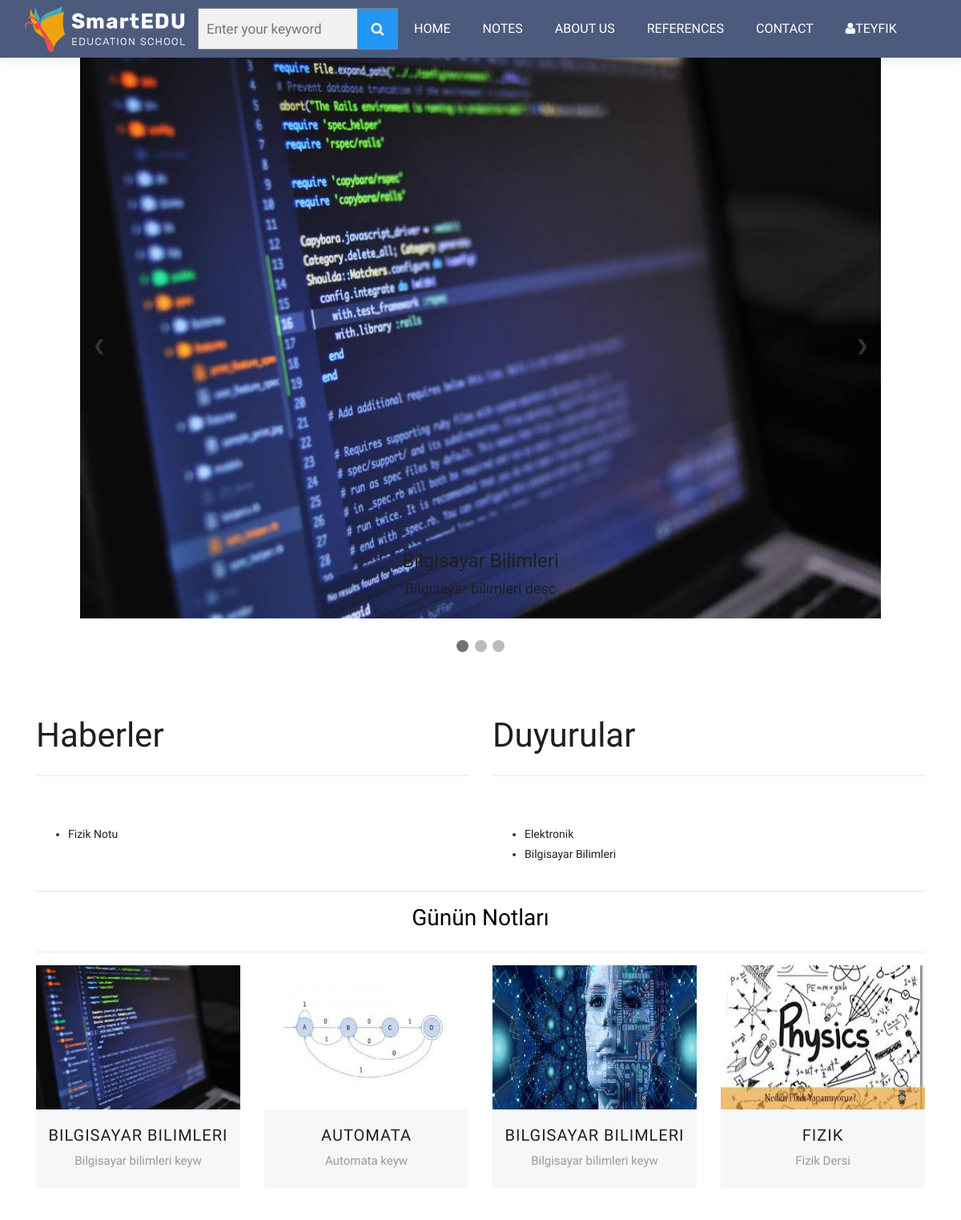
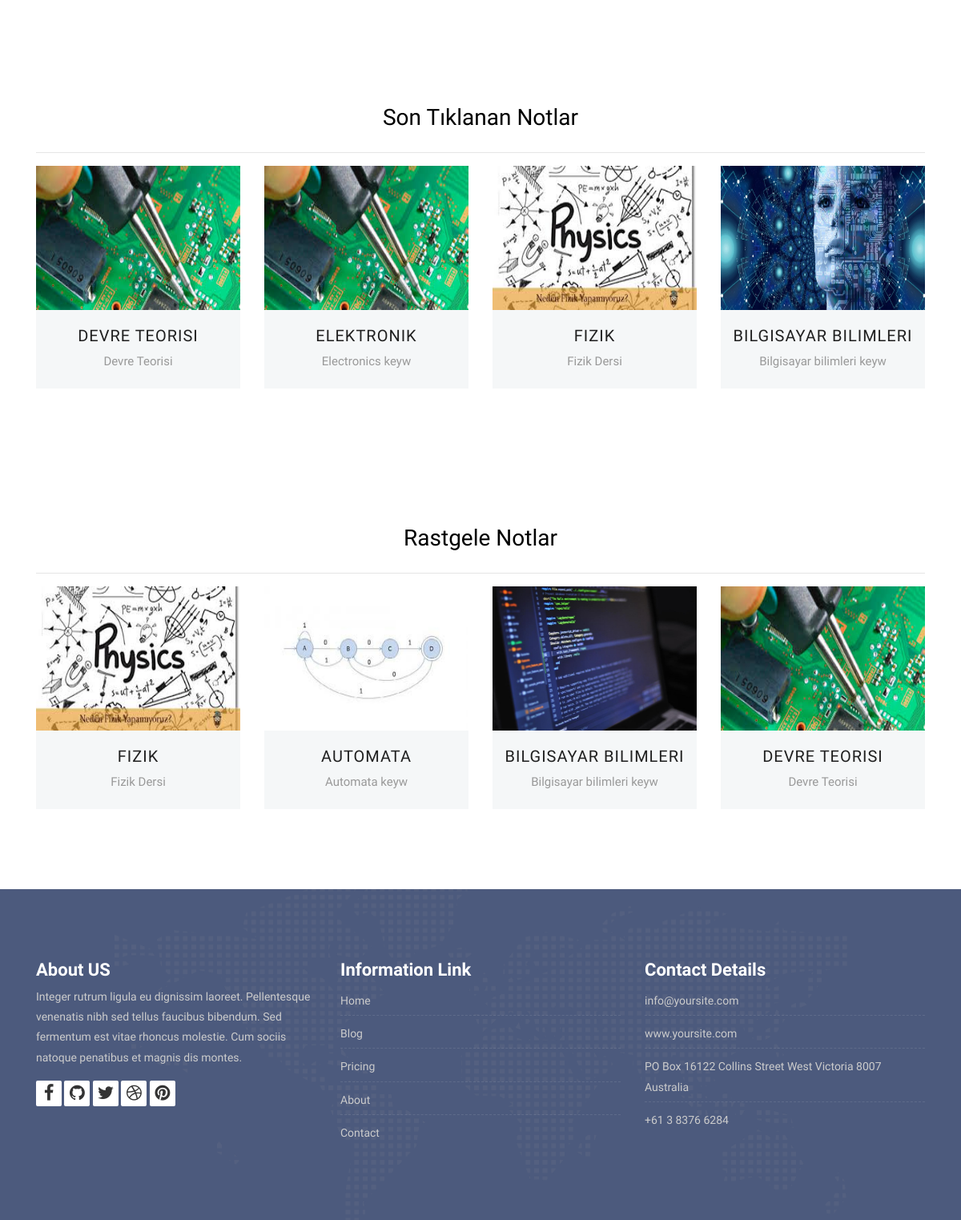
The app's page / (signed in) with its own data (2 pictures, top to bottom).
### Note/models.py (models this page shows, shortened)
class Note(models.Model):
    STATUS = (
        ('True', 'Evet'),
        ('False', 'Hayır'),
    )
    category=models.ForeignKey(Category,on_delete=models.CASCADE)#category tablosu ile ilişki
    title = models.CharField(blank=True,max_length=100)
    keywords = models.CharField(blank=True,max_length=255)
    description = models.CharField(blank=True,max_length=255)
    image = models.ImageField(blank=True,upload_to='images/')
    status = models.CharField(max_length=10, choices=STATUS)
    slug = models.SlugField(null=False,unique=True)
    detail=RichTextUploadingField()
    created_at=models.DateTimeField(auto_now_add=True)
    updated_at=models.DateTimeField(auto_now=True)

### content/models.py (models this page shows, shortened)
class Content(models.Model):
    TYPE=(
        ('menu','menu'),
        ('haber','haber'),
        ('duyuru','duyuru'),
        ('etkinlik','etkinlik')
    )
    STATUS = (
        ('True', 'Evet'),
        ('False', 'Hayır'),
    )
    menu=models.OneToOneField(Menu,null=True,blank=True,on_delete=models.CASCADE)
    type=models.CharField(max_length=10,choices=TYPE)
    title=models.CharField(max_length=150)
    keywords=models.CharField(blank=True,max_length=255)
    description=models.CharField(blank=True,max_length=255)
    image=models.ImageField(upload_to='images/')
    detail=RichTextUploadingField()
    slug=models.SlugField(null=False,unique=True)
    status=models.CharField(max_length=10,choices=STATUS)
    create_at=models.DateTimeField(auto_now_add=True)
    update_at=models.DateTimeField(auto_now=True)
    def image_tag(self):
        return mark_safe('<img src="{}" height="50"/>'.format(self.image.url))
    image_tag.short_description='Image'

### home/views.py (the view)
# urls.py: path('',views.index,name='index'),
def index(request):
    setting= Setting.objects.get(pk=1)
    sliderdata=Note.objects.all()[:3]
    category=Category.objects.all()
    menu=Menu.objects.all()
    daynotes=Note.objects.all()[:4]
    lastnotes = Note.objects.all().order_by('-id')[:4]
    randomnotes = Note.objects.all().order_by('?')[:4]
    news=Content.objects.filter(type='haber').order_by('-id')[:4]
    announcements=Content.objects.filter(type='duyuru').order_by('-id')[:4]
    context={'setting':setting,
             'category':category,
             'news':news,
             'announcements':announcements,
             'menu':menu,
             'page':'home',
             'sliderdata':sliderdata,
             'daynotes':daynotes,
             'lastnotes':lastnotes,
             'randomnotes':randomnotes,
             }
    return render(request,'index.html' ,context)

### home/templates/index.html (shortened to what this page needs)
{% extends "homebase.html" %}
{% block slider %}{% include "slider.html" %}{% endblock %}
{% block content %}{% include "content.html" %}{% endblock %}

### home/templates/header.html (shortened to what this page needs)
{% load static %}
<div>
    <header class="top-navbar">
        <nav class="navbar navbar-expand-lg navbar-light bg-light">
            <div class="container-fluid">
                <a class="navbar-brand" aria-expanded="true" href="/">
                    <img src="{% static 'images/logo.png'%}" alt="" />
                </a>
                <div>
                    <form class="example" action="/search/" method="post" style="margin: auto;max-width:250px">
                        <input id="query" name="query" class="input search" type="text" placeholder="Enter your keyword">
                        <button type="submit"><i class="fa fa-search"></i></button>
                    </form>
                </div>
                <div class="collapse navbar-collapse" id="navbars-host">
                    <ul class="navbar-nav ml-auto">
                        <li class="nav-item"><a class="nav-link" href="/home">Home</a></li>
                        <li class="nav-item dropdown">
                            <a class="nav-link dropdown-toggle" href="#">Notes </a>
                                {% load mptt_tags %}
                        </li >
                        <li class="nav-item"><a class="nav-link" href="/about">About Us</a></li>
                        <li class="nav-item"><a class="nav-link" href="/references">References</a></li>
                        <li class="nav-item"><a class="nav-link" href="/contact">Contact</a></li>
                    </ul>
                    <ul class="nav navbar-nav navbar-collapse">
                        {% if user.id is not None %}
                            <li class="nav-item dropdown">
                               <a class="nav-link dropdown-toggle"> <i class="fa fa-user"></i>{{ user.first_name }} </a>
                            </li>
                        {% else %}
                            <li class="nav-item"> <a class="nav-link" href="/login/">Login </a></li>
                            <li class="nav-item"> <a class="nav-link" href="/signup/">Sign up</a></li>
                        {% endif %}
                    </ul>
                </div>
            </div>
        </nav>
    </header>
</div>

### home/templates/slider.html
{% load static %}
<div class="slideshow-container">
    {% for rs in sliderdata %}
        <div class="mySlides">
            <div class="numbertext"></div>
            <a href="/note/{{ rs.id }}/{{ rs.slug }}"><img src="{{ rs.image.url }}" alt="" style="width:100%" height="700 px"></a>
            <div class="text">
                <h1>{{ rs.title }}</h1>
                <h3 class="flex-md-wrap">{{ rs.description }}</h3>
            </div>
        </div>
    {% endfor %}
    <a class="prev" onclick="plusSlides(-1)">&#10094;</a>
    <a class="next" onclick="plusSlides(1)">&#10095;</a>
</div>
<br>
<div style="text-align:center">
    <span class="dot" onclick="currentSlide(1)"></span>
    <span class="dot" onclick="currentSlide(2)"></span>
    <span class="dot" onclick="currentSlide(3)"></span>
</div>

### home/templates/content.html
{% load static %}
<div id="notes" class="section wb">
    <div class="container">
        <div class="row">
            <div class="col-md-6">
                <div class="section-title">
                    <h3 class="title">Haberler</h3>
                    <hr>
                </div>
                <ul class="list">
                    {% for rs in news %}
                        <li><a href="/content/{{ rs.id }}/{{ rs.slug }}">{{ rs.title }}</a></li>
                    {% endfor %}
                </ul>
            </div>
            <div class="col-md-6">
                <div class="section-title">
                    <h3 class="title">Duyurular</h3>
                    <hr>
                </div>
                <ul class="list">
                    {% for rs in announcements %}
                        <li><a href="/content/{{ rs.id }}/{{ rs.slug }}">{{ rs.title }}</a></li>
                    {% endfor %}
                </ul>
            </div>
        </div>
        <hr>
    </div>
    <div class="container">
        <h2>Günün Notları</h2>
        <hr>
        <div class="row">
            {% for rs in daynotes %}
                <div class="col-lg-3 col-md-6 col-12">
                    <div class="our-team">
                        <div class="team-img">
                            <img src="{{ rs.image.url }}" alt="" style="height: 180px">
                        </div>
                        <div class="team-content">
                            <a href="/note/{{ rs.id }}/{{ rs.slug }}"><h3 class="title">{{ rs.title }}</h3></a>
                            <span class="post">{{ rs.keywords }}</span>
                        </div>
                    </div>
                </div>
            {% endfor %}
        </div>
    </div>
</div>
<div id="notes" class="section wb">
    <div class="container">
        <h2>Son Tıklanan Notlar</h2>
        <hr>
        <div class="row">
            {% for rs in lastnotes %}
                <div class="col-lg-3 col-md-6 col-12">
                    <div class="our-team">
                        <div class="team-img">
                            <img src="{{ rs.image.url }}" alt="" style="height: 180px">
                        </div>
                        <div class="team-content">
                            <a href="/note/{{ rs.id }}/{{ rs.slug }}"><h3 class="title">{{ rs.title }}</h3></a>
                            <span class="post">{{ rs.keywords }}</span>
                        </div>
                    </div>
                </div>
            {% endfor %}
        </div>
    </div>
</div>
<div id="notes" class="section wb">
    <div class="container">
        <h2>Rastgele Notlar</h2>
        <hr>
        <div class="row">
            {% for rs in randomnotes %}
                <div class="col-lg-3 col-md-6 col-12">
                    <div class="our-team">
                        <div class="team-img">
                            <img src="{{ rs.image.url }}" alt="" style="height: 180px">
                        </div>
                        <div class="team-content">
                            <a href="/note/{{ rs.id }}/{{ rs.slug }}"><h3 class="title">{{ rs.title }}</h3></a>
                            <span class="post">{{ rs.keywords }}</span>
                        </div>
                    </div>
                </div>
            {% endfor %}
        </div>
    </div>
</div>

### home/static/style.css (style rules this page uses)
body { color: #333333; font-size: 14px; font-family: 'Rubik', sans-serif; line-height: 1.80857; }
html, body { height: 100%; }
a { color: #1f1f1f; text-decoration: none !important; outline: none !important; -webkit-transition: all .3s ease-in-out; -moz-transition: all .3s ease-in-out; -ms-transition: all .3s ease-in-out; -o-transition: all .3s ease-in-out; transition: all .3s ease-in-out; }
h1, h2, h3, h4, h5, h6 { letter-spacing: 0; font-weight: normal; position: relative; padding: 0 0 10px 0; font-weight: normal; line-height: 120% !important; color: #1f1f1f; margin: 0 }
h1 { font-size: 24px }
h2 { font-size: 22px }
h3 { font-size: 18px }
a { color: #1f1f1f; text-decoration: none; outline: none; }
a, .btn { text-decoration: none !important; outline: none !important; -webkit-transition: all .3s ease-in-out; -moz-transition: all .3s ease-in-out; -ms-transition: all .3s ease-in-out; -o-transition: all .3s ease-in-out; transition: all .3s ease-in-out; }
.top-navbar .bg-light { background: #4c5a7d !important; }
.top-navbar .navbar-light .navbar-nav .nav-link { color: #ffffff; font-size: 16px; font-weight: 500; }
.top-navbar .navbar-light .navbar-nav .nav-item { position: relative; display: inline-block; padding: 15px 0px; margin: 0px 20px; }
.top-navbar .navbar-light .navbar-nav .nav-item .nav-link { padding: 6px 0px; position: relative; display: block; line-height: 30px; letter-spacing: 0px; text-transform: uppercase; }
.top-navbar .navbar-light .navbar-nav .nav-item::after { position: absolute; content: ''; left: 50%; bottom: auto; top: 11px; width: 5px; height: 5px; opacity: 0; margin-left: -3px; background-color: #ffffff; border-radius: 50px; -webkit-transform: translateY(0px); transform: translateY(0px); transition: all 900ms ease; -webkit-transition: all 900ms ease; -ms-transition: all 900ms ease; -o-transition: all 900ms ease; -moz-transition: all 900ms ease; }
.top-navbar .navbar-light .navbar-nav .nav-item .nav-link::before { position: absolute; content: ''; left: 0%; bottom: auto; top: -4px; width: 5px; height: 5px; border-radius: 50px; opacity: 0; margin-left: -10px; background-color: #ffffff; -webkit-transform: translateY(0px); transform: translateY(0px); transition: all 900ms ease; -webkit-transition: all 900ms ease; -ms-transition: all 900ms ease; -o-transition: all 900ms ease; -moz-transition: all 900ms ease; }
.top-navbar .navbar-light .navbar-nav .nav-item .nav-link::after { position: absolute; content: ''; right: 0%; left: auto; bottom: auto; top: -4px; width: 5px; height: 5px; border-radius: 50px; border: none !important; opacity: 0; margin-right: -11px; background-color: #ffffff; transition: all 900ms ease; -webkit-transition: all 900ms ease; -ms-transition: all 900ms ease; -o-transition: all 900ms ease; -moz-transition: all 900ms ease; }
.top-navbar .bg-light { padding-top: 0px; padding-bottom: 0px; box-shadow: 0 0 18px 0 rgba(0,0,0,.12); }
.section { display: block; position: relative; overflow: hidden; padding: 70px 0; }
.section.wb { background-color: #ffffff; }
.section-title { display: block; position: relative; margin-bottom: 60px; }
.section-title h3 { font-size: 42px; font-weight: 500; line-height: 62px; margin: 0 0 25px; padding: 0; text-transform: none; }
.our-team { text-align: center; margin-bottom: 30px; }
.our-team .team-img { overflow: hidden; position: relative; }
.our-team .team-img img { width: 100%; height: auto; }
.our-team .team-content { padding: 20px 0; background: #f5f7f8; color: #54478a; }
.our-team .title { display: block; font-size: 20px; font-weight: 500; letter-spacing: 1px; text-transform: uppercase; margin: 0 0 7px 0; padding: 0px; }
.our-team .post { display: block; font-size: 15px; color: #999; }

### home/static/css/tabs.css (style rules this page uses)
body { background:#fff; font-family: 'Arimo', sans-serif; }
h2 { color:#000; text-align:center; font-size:2em; }

### home/static/css/search.css (style rules this page uses)
* { box-sizing: border-box; }
form.example input[type=text] { padding: 10px; font-size: 17px; border: 1px solid grey; float: left; width: 80%; background: #f1f1f1; }
form.example button { float: left; width: 20%; padding: 10px; background: #2196F3; color: white; font-size: 17px; border: 1px solid grey; border-left: none; cursor: pointer; }
form.example::after { content: ""; clear: both; display: table; }

### records on screen
Note: image (picture), title "Bilgisayar Bilimleri", description "Bilgisayar bilimleri desc", title "BILGISAYAR BILIMLERI", keywords "Bilgisayar bilimleri keyw"
Content: title "Fizik Notu"
Content: title "Elektronik"
Content: title "Bilgisayar Bilimleri"
Note: image (picture), title "AUTOMATA", keywords "Automata keyw"
Note: image (picture), title "BILGISAYAR BILIMLERI", keywords "Bilgisayar bilimleri keyw"
Note: image (picture), title "FIZIK", keywords "Fizik Dersi"
Note: image (picture), title "DEVRE TEORISI", keywords "Devre Teorisi"
Note: image (picture), title "ELEKTRONIK", keywords "Electronics keyw"

### other values on screen
{{ user.first_name }} "TEYFIK"
